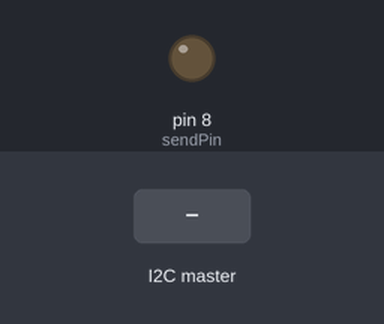
A sketch run on a simulated Arduino Uno, built with avr-gcc and run on an emulated ATmega328P. Shown: output pins drawn as LEDs (lit = HIGH). The inputs (shaded band) are chosen by the test bench.

Above: at 1.2 s.
1.3 s: the I2C master sends the byte 1
At 1.8 s:
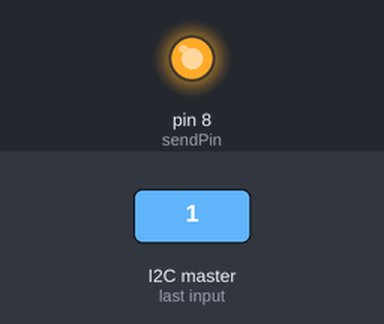
Timing chart, 0 to 4.3 s (numbered marks = the images above; inputs shaded):
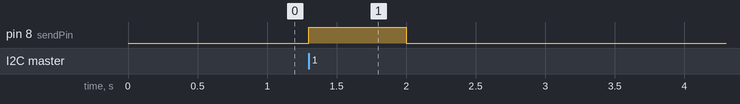

The sketch:

Latency-Slave.ino
```cpp
#include <Wire.h>

const int sendPin = 8;

void setup() {
  pinMode(sendPin, OUTPUT);
  Wire.begin(8);
  Wire.onReceive(receiveEvent);

  digitalWrite(sendPin, LOW);
}

void loop() {
  digitalWrite(sendPin, LOW);
  delay(2000);
}

void receiveEvent() {
  Wire.read();
  digitalWrite(sendPin, HIGH);
}
```

Measured:
- after the input at 1.3 s, pin 8 (sendPin): LOW → HIGH at once, → LOW 0.70 s later
